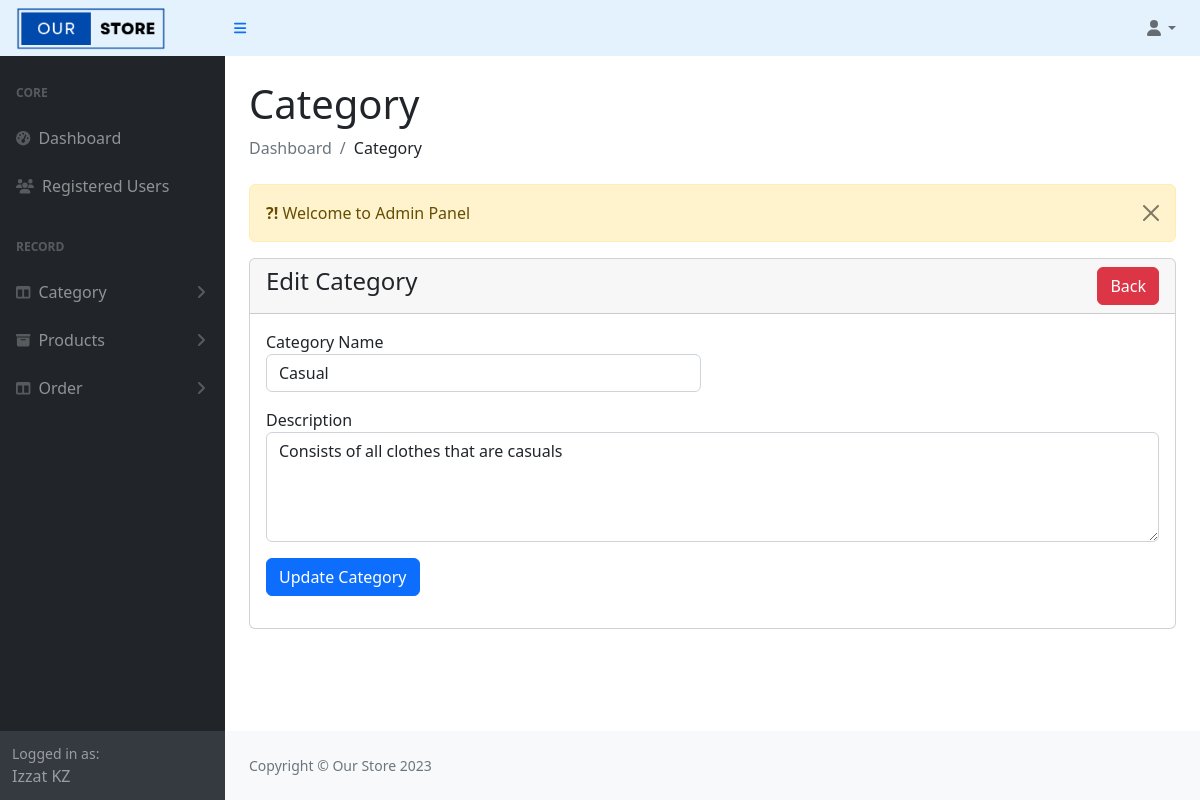
The page /admin/category-edit.php?category_id=2 (signed in) on the database its author committed.
### tables this page shows
CREATE TABLE `categories` (
  `category_id` int(11) NOT NULL,
  `name` varchar(191) NOT NULL,
  `description` text NOT NULL,
  `created_at` datetime NOT NULL DEFAULT current_timestamp()
);

### admin/category-edit.php (the view, shortened to what this page needs)
<?php
include('authentication.php');
include('includes/header.php');
?>
<div class="container-fluid px-4">
    <h1 class="mt-4">Category</h1>
    <ol class="breadcrumb mb-4">
        <li class="breadcrumb-item active">Dashboard</li>
        <li class="breadcrumb-item">Category</li>
    </ol>
    <div class="row">
        <div class="col-md-12">
        <?php include('message.php'); ?>
            <div class="card">
                <div class="card-header">
                    <h4>Edit Category
                    <a href="category-view.php" class="btn btn-danger float-end">Back</a>
                    </h4>
                </div>
                <div class="card-body">
                    <?php
                    if(isset($_GET['category_id']))
                    {
                        $category_id = $_GET['category_id'];
                        $cat = "SELECT * FROM categories WHERE category_id='$category_id' ";
                        $cat_run = mysqli_query($con, $cat);
                        if(mysqli_num_rows($cat_run) > 0)
                        {
                            foreach($cat_run as $category)
                            {
                            ?>
                <form action="crud.php" method="post" autocomplete="off">
                    <div class="row">
                        <div class="col-md-6 mb-3">
                            <label for="">Category Name</label>
                            <input type="text" name="name" value="<?=$category['name'];?>" class="form-control">
                        </div>
                        <div class="col-md-12 mb-3">
                            <label for="">Description</label>
                            <textarea name="description" class="form-control" rows="4"><?=$category['description'];?></textarea>
                        </div>
                        <div class="col-md-12 mb-3">
                            <button type="submit" name="update_cat" class="btn btn-primary">Update Category</button>
                        </div>
                    </div>
                </form>
                        <?php
                                }
                            }
                        else
                        {
                            echo "<h4>No Record Found</h4>";
                        }
                            }
                        ?>
                </div>
            </div>
        </div>
    </div>
</div>
<?php
include('includes/footer.php');
include('includes/scripts.php');
?>

### rows shown on the page
categories: name "Casual", description "Consists of all clothes that are casuals"

### other values the page prints
$_SESSION['auth_user']['user_name'] "Izzat KZ"
$_SESSION['message'] "Welcome to Admin Panel"
